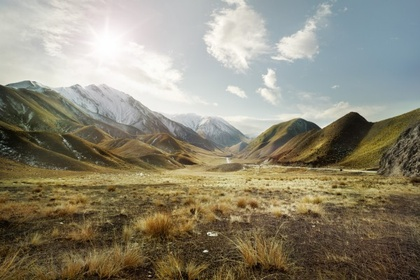
%> input picture Lab01ByLi/day.jpg, 420 x 280 px, shrunk from 600 x 400 before the run
$ octave bai2.m   (GNU Octave 9; MATLAB toolbox functions it lacks are replaced by stand-ins)
%> lines starting %> are read from the running program, lines starting %| are printed output that depends on the picture
### Lab01ByLi/histogram_matching.m
function image = histogram_matching(image_1, image_2)
	[ROW,COL,BAND] = size(image_1);
	image = uint8(zeros(ROW,COL,BAND));
	[lut_r,lut_g,lut_b] = lut_rgb(image_1, image_2);
	for g = 0 : 255
		image(:, :, 1) += lut_r(g + 1) * (image_1(:,:,1) == g);
		image(:, :, 2) += lut_g(g + 1) * (image_1(:,:,2) == g);
		image(:, :, 3) += lut_b(g + 1) * (image_1(:,:,3) == g);
	end
end

### Lab01ByLi/calc_pdf.m
function [r_pdf, g_pdf, b_pdf] = calc_pdf(image)
	[ROW,COL,BAND] = size(image);
	A = ROW * COL;
	[r_hist,g_hist,b_hist] = histogram_rgb(image);
	r_pdf = g_pdf = b_pdf = zeros(256,1);

	r_pdf(1) = r_hist(1)/A;
	g_pdf(1) = g_hist(1)/A;
	b_pdf(1) = b_hist(1)/A;

	for g=1:255
		r_pdf(g+1) = r_hist(g+1)/A + r_pdf(g);
		g_pdf(g+1) = g_hist(g+1)/A + g_pdf(g);
		b_pdf(g+1) = b_hist(g+1)/A + b_pdf(g);
	end
end

### Lab01ByLi/histogram_rgb.m
function [r_hist,g_hist,b_hist] = histogram_rgb(image)
	r_image = image(:,:,1);
	g_image = image(:,:,2);
	b_image = image(:,:,3);

	r_hist = histogram(r_image);
	g_hist = histogram(g_image);
	b_hist = histogram(b_image);
end

### Lab01ByLi/histogram.m
function hist_image = histogram(image)
	[ROW,COL] = size(image);
	hist_image=1:256;
	for g=0:255
		hist_image(g+1) = sum(sum(image == g));
	end
end

### Lab01ByLi/lut_rgb.m
function [lut_r,lut_g,lut_b] = lut_rgb(image_1, image_2)
	[r_pdf_1, g_pdf_1, b_pdf_1] = calc_pdf(image_1);
	[r_pdf_2, g_pdf_2, b_pdf_2] = calc_pdf(image_2);

	lut_r = lut_histogram(r_pdf_1, r_pdf_2);
	lut_g = lut_histogram(g_pdf_1, g_pdf_2);
	lut_b = lut_histogram(b_pdf_1, b_pdf_2);
end

### Lab01ByLi/lut_histogram.m
function LUT = lut_histogram(pdf_i, pdf_j)
	g_j = 0;
	for g_i = 0 : 255
		while ( pdf_j(g_j + 1) < pdf_i(g_i + 1) && g_j < 255)
			g_j = g_j + 1;
		end
		LUT(g_i + 1) = g_j;
	end
end

### Lab01ByLi/change_gamma.m
function gamma_changed_image = change_gamma(image, gamma)
	gamma_changed_image = 255 * ((double(image) ./ 255) .^ 1/gamma);
	gamma_changed_image = uint8(gamma_changed_image);
end

### Lab01ByLi/bai2.m
# Thuc hien so khop histogram de nhan duoc anh co histogram gan khop voi anh con lai nhat
image_1 = imread("day.jpg");
%> image_1 is the input picture: size 280x420x3 uint8; mean R, G, B 141.6, 135.8, 117
image_2 = imread("landscape.jpg");
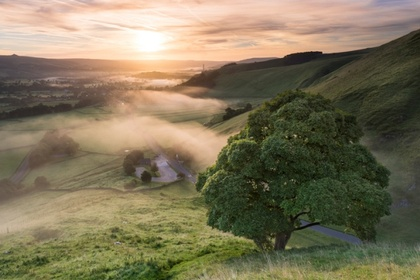
%> input picture Lab01ByLi/landscape.jpg, 420 x 280 px, shrunk from 600 x 400 before the run
%> image_2 is the input picture: size 280x420x3 uint8; mean R, G, B 127.1, 117, 90
image = histogram_matching(image_1, image_2);
%> in histogram_rgb, `b_image = image(:,:,3);`:
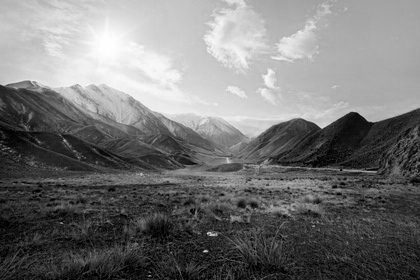
%> b_image: size 280x420 uint8; min 0, max 255, mean 117
%> after the loop in histogram, `for g=0:255`: hist_image = 256 values, max 1018 at index 124, min 0 at index 1, mean 459.4
%> in histogram_rgb, `r_hist = histogram(r_image);`: r_hist has the same summary as hist_image in histogram
%> in histogram_rgb, `g_hist = histogram(g_image);`: g_hist = 256 values, max 906 at index 158, min 0 at index 2, mean 459.4
%> in histogram_rgb, `b_hist = histogram(b_image);`: b_hist = 256 values, max 1496 at index 172, min 5 at index 256, mean 459.4
%> in calc_pdf, `[r_hist,g_hist,b_hist] = histogram_rgb(image);`: r_hist has the same summary as hist_image in histogram
%> after the loop in calc_pdf, `for g=1:255`: b_pdf = 256 values from 0.00407 to 1; g_pdf = 256 values from 5.1e-05 to 1; r_pdf = 256 values from 0 to 1
%> in lut_rgb, `[r_pdf_1, g_pdf_1, b_pdf_1] = calc_pdf(image_1);`: g_pdf_1 = 256 values from 5.1e-05 to 1; b_pdf_1 = 256 values from 0.00407 to 1
%> in histogram_rgb (call 2), `r_image = image(:,:,1);`:
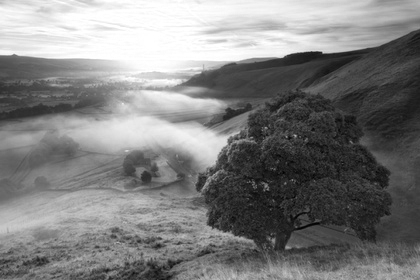
%> r_image: size 280x420 uint8; min 0, max 255, mean 127.1
%> in histogram_rgb (call 2), `g_image = image(:,:,2);`:
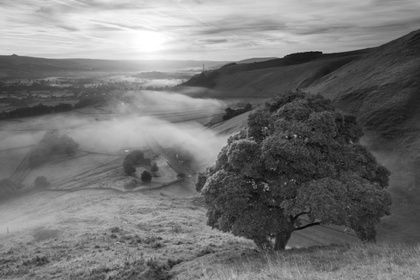
%> g_image: size 280x420 uint8; min 7, max 255, mean 117
%> in histogram_rgb (call 2), `b_image = image(:,:,3);`:
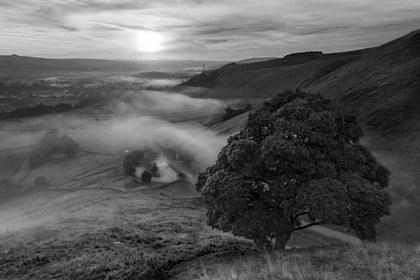
%> b_image: size 280x420 uint8; min 0, max 255, mean 90
%> in histogram_rgb (call 2), `r_hist = histogram(r_image);`: r_hist = 256 values, max 2903 at index 256, min 0 at index 2, mean 459.4
%> in histogram_rgb (call 2), `g_hist = histogram(g_image);`: g_hist = 256 values, max 1135 at index 66, min 0 at index 1, mean 459.4
%> in histogram_rgb (call 2), `b_hist = histogram(b_image);`: b_hist = 256 values, max 1109 at index 43, min 9 at index 247, mean 459.4
%> in lut_rgb, `[r_pdf_2, g_pdf_2, b_pdf_2] = calc_pdf(image_2);`: r_pdf_2 = 256 values from 1.7e-05 to 1; g_pdf_2 = 256 values from 0 to 1; b_pdf_2 = 256 values from 0.00151 to 1
%> after the loop in lut_histogram, `for g_i = 0 : 255`: LUT = 256 values from 0 to 255; g_j = 255
%> in lut_rgb, `lut_r = lut_histogram(r_pdf_1, r_pdf_2);`: lut_r = 256 values from 0 to 255
%> in lut_rgb, `lut_g = lut_histogram(g_pdf_1, g_pdf_2);`: lut_g = 256 values from 8 to 255
%> in lut_rgb, `lut_b = lut_histogram(b_pdf_1, b_pdf_2);`: lut_b = 256 values from 6 to 255
%> in histogram_matching, `[lut_r,lut_g,lut_b] = lut_rgb(image_1, image_2);`: lut_r = 256 values from 0 to 255; lut_g = 256 values from 8 to 255; lut_b = 256 values from 6 to 255
%> after the loop in histogram_matching, `for g = 0 : 255`:
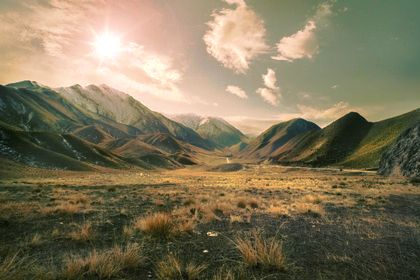
%> image: size 280x420x3 uint8; mean R, G, B 127.7, 117.5, 90.5
imshow(image);

# Tang 2 lan gamma sau do giam di 2 lan gamma
image_increase_2_gamma = change_gamma(image, 2);
%> in change_gamma, `gamma_changed_image = 255 * ((double(image) ./ 255) .^ 1/gamma);`:
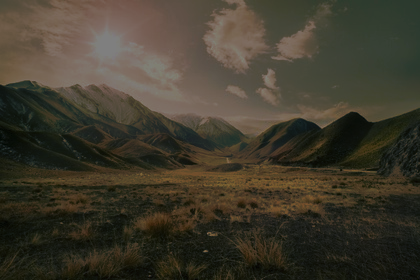
%> gamma_changed_image: size 280x420x3 double; mean R, G, B 63.8, 58.7, 45.3
image_changed_gamma = change_gamma(image_increase_2_gamma, 1/2);

subplot(1,2,1), imshow(image);
subplot(1,2,2), imshow(image_changed_gamma);
